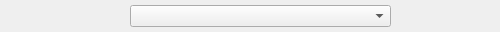
<?xml version="1.0" encoding="UTF-8"?>
<ui version="4.0">
 <class>widgetSelectAttribute</class>
 <widget class="QWidget" name="widgetSelectAttribute">
  <property name="geometry">
   <rect>
    <x>0</x>
    <y>0</y>
    <width>500</width>
    <height>32</height>
   </rect>
  </property>
  <property name="windowTitle">
   <string>Form</string>
  </property>
  <widget class="QLabel" name="lb_description">
   <property name="geometry">
    <rect>
     <x>420</x>
     <y>5</y>
     <width>71</width>
     <height>22</height>
    </rect>
   </property>
  </widget>
  <widget class="QComboBox" name="cb_codes">
   <property name="geometry">
    <rect>
     <x>130</x>
     <y>5</y>
     <width>261</width>
     <height>22</height>
    </rect>
   </property>
  </widget>
  <widget class="QLabel" name="lb_attribute">
   <property name="geometry">
    <rect>
     <x>0</x>
     <y>5</y>
     <width>131</width>
     <height>22</height>
    </rect>
   </property>
  </widget>
 </widget>
 <resources/>
 <connections/>
</ui>
